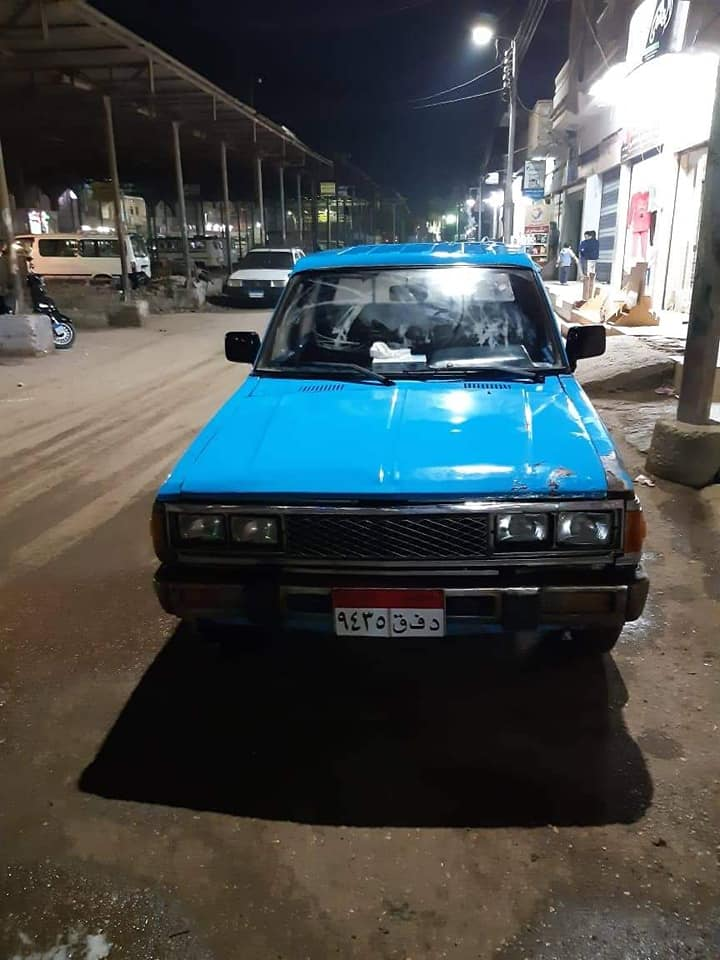
#> input picture data/Vehicles/0036.jpg, 720 x 960 px, given in place of 0001.jpg, which was not available
$ python testing_photos.py   (older library calls are emulated)
#> lines starting #> are read from the running program, lines starting #| are printed output that depends on the picture; after the words box and inside, x2 and y2 are one past the last pixel; in counts of white or black regions, pixels touching at a corner belong together; pictures that were not available may be replaced by others from this repository, and a replacement may not be noted
import cv2
from matplotlib import pyplot as plt
import numpy as np
import imutils
import easyocr
from skimage.segmentation import clear_border


minAR=1.2
maxAR=4.3
minArea = 600
maxArea = 8000


def plot_images(img1, img2, title1="Original", title2="Gray"):
    plt.figure(figsize=[7,7])

    plt.subplot(1, 2, 1)  # 1 row, 2 columns, 1st subplot = original image
    plt.imshow(img1, cmap="gray")
    plt.title(title1)
    plt.xticks([]), plt.yticks([])  # to hide tick values on X and Y axis

    plt.subplot(1, 2, 2)  # 1 row, 2 columns, 2nd subplot = gray image
    plt.imshow(img2, cmap="gray")
    plt.title(title2)
    plt.xticks([]), plt.yticks([])  # to hide tick values on X and Y axis

    plt.show()

# [8 lines left out: function draw_contours, not called in this run]


for i in range(1,20):
    filename = 'Vehicles/{:04d}.jpg'.format(i)
#filename = 'Vehicles/0004.jpg'
    image = cv2.imread(filename)
#> image is the input picture: shape (960, 720, 3); mean B, G, R 79.7, 78.9, 72.9
    image = cv2.bilateralFilter(image, d=5, sigmaColor=80, sigmaSpace=80)
    #resize image to 1024 width
    # scale_factor = 1024 / image.shape[1]
    # image = cv2.resize(image, (0, 0), fx=scale_factor, fy=scale_factor)
    gray_1 = cv2.cvtColor(image, cv2.COLOR_BGR2GRAY)

    clahe = cv2.createCLAHE(clipLimit=2, tileGridSize=(15, 10))
    gray=clahe.apply(gray_1)

    #plot_images(gray_1,gray,"gray","after histogramequalization")

    radius = 15
    disk_kernel = cv2.getStructuringElement(cv2.MORPH_ELLIPSE, (2*radius+1, 2*radius+1), (radius, radius))
    opened_image = cv2.morphologyEx(gray, cv2.MORPH_OPEN, disk_kernel)

    subtracted_image = cv2.subtract(gray, opened_image)
    #plot_images(gray,subtracted_image,"gray","Remainder of opening")
    """ perform a blackhat morphological operation to reveal dark characters (letters, digits, and symbols)
        against light backgrounds (the license plate itself)"""
    rectKern = cv2.getStructuringElement(cv2.MORPH_RECT, (21, 7))
    blackhat = cv2.morphologyEx(gray, cv2.MORPH_BLACKHAT, rectKern)
    #plot_images(image,blackhat,"image","blackhat")


    """ find regions in the image that are light and may contain license plate characters
    find regions in the image that are light and may contain license plate characters """
    squareKern = cv2.getStructuringElement(cv2.MORPH_RECT, (3, 10))
    light = cv2.morphologyEx(subtracted_image, cv2.MORPH_CLOSE, squareKern)
    light = cv2.threshold(light, 0, 255,cv2.THRESH_BINARY+cv2.THRESH_OTSU)[1]
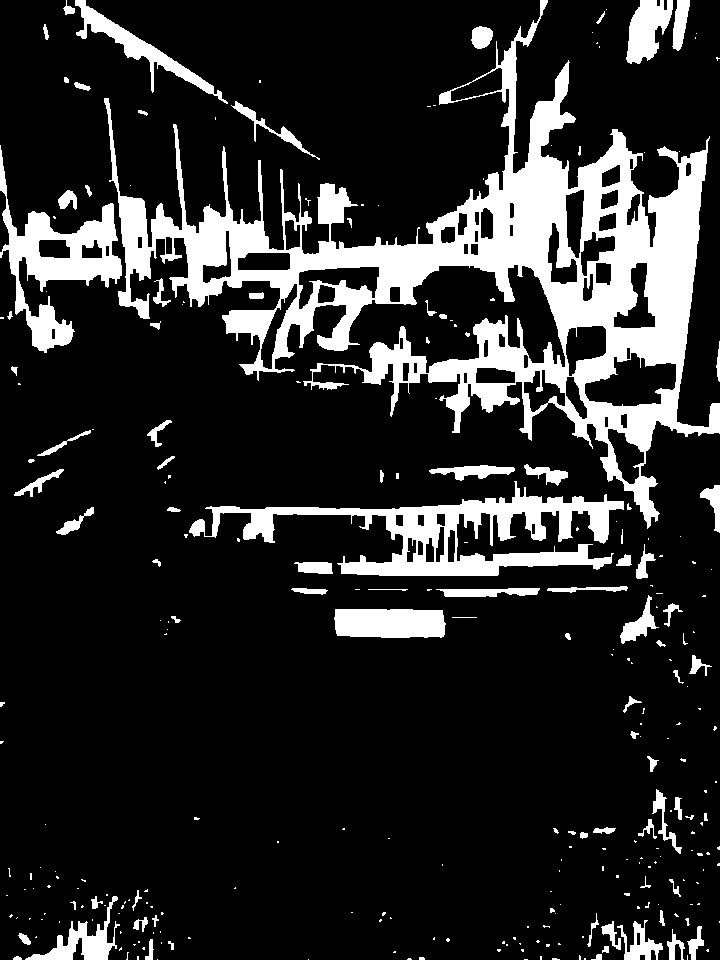
#> light: shape (960, 720); 16.4% white; 280 white regions (192 under 20 px), largest, box (x1, y1, x2, y2) and area: (104, 0, 720, 529) 70987, (189, 481, 624, 576) 13025, (0, 145, 122, 353) 7330
    #plot_images(gray,light,"gray","white in image")


    """ detect edges in the image and emphasize the boundaries of
    the characters in the license plate"""
    gradX = cv2.Sobel(blackhat, ddepth=cv2.CV_32F,dx=1, dy=0, ksize=-1)
    #gradX= cv2.Canny(blackhat, 20,130 )
    gradX = np.absolute(gradX)
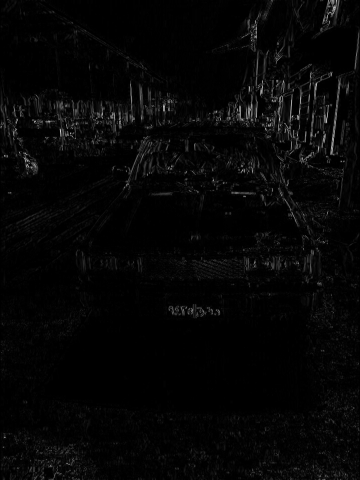
#> gradX: shape (960, 720) float32 (shown at 1/2 size); min 0, max 3575, mean 87.3; drawn with min black and max white
    (minVal, maxVal) = (np.min(gradX), np.max(gradX))
#> minVal = 0; maxVal = 3575
    gradX = 255 * ((gradX - minVal) / (maxVal - minVal))
    gradX = gradX.astype("uint8")

    #plot_images(gray,gradX,"gray"," x-axis edges")
    """smooth to group the regions that may contain boundaries to license plate characters"""

    gradX = cv2.GaussianBlur(gradX, (7,5), 0)
    gradX = cv2.morphologyEx(gradX, cv2.MORPH_CLOSE,rectKern)
    thresh = cv2.threshold(gradX,0, 255,cv2.THRESH_BINARY | cv2.THRESH_OTSU)[1]
#> thresh: shape (960, 720); 10.9% white; 112 white regions (61 under 20 px), largest, box (x1, y1, x2, y2) and area: (378, 22, 699, 468) 35239, (47, 165, 355, 301) 15272, (224, 272, 430, 379) 5132

    #plot_images(gray,thresh,"gray","thresholded")

    """ there are many other large white regions as well
        perform a series of erosions and dilations in an attempt to denoise
    """
    thresh = cv2.erode(thresh, None, iterations=2)   #Ziad: iterations=5
#> thresh: shape (960, 720); 7.8% white; 56 white regions (25 under 20 px), largest, box (x1, y1, x2, y2) and area: (381, 87, 697, 447) 25926, (51, 171, 347, 287) 11645, (252, 275, 345, 357) 3348
    thresh = cv2.dilate(thresh, None, iterations=2)
#> thresh: shape (960, 720); 10.3% white; 51 white regions (1 under 20 px), largest, box (x1, y1, x2, y2) and area: (379, 85, 699, 449) 31537, (49, 169, 349, 289) 14013, (250, 273, 347, 359) 4340

    #plot_images(gray,thresh,"gray","thresholded after erode dilate")

    """
    light image serves as our mask for a bitwise-AND between the thresholded result and
    the light regions of the image to reveal the license plate candidates.
    follow with a couple of dilations and an erosion
    to fill holes and clean up the image
        """
    thresh = cv2.bitwise_and(thresh, thresh, mask=light)
#> thresh: shape (960, 720); 6.3% white; 131 white regions (59 under 20 px), largest, box (x1, y1, x2, y2) and area: (426, 102, 699, 367) 19249, (118, 169, 269, 289) 5478, (0, 207, 60, 289) 1696
    thresh = cv2.dilate(thresh, None, iterations=2)
#> thresh: shape (960, 720); 10.2% white; 80 white regions, largest, box (x1, y1, x2, y2) and area: (424, 21, 701, 369) 28357, (64, 167, 271, 302) 9314, (245, 271, 349, 381) 4154
    thresh = cv2.erode(thresh, None, iterations=1)
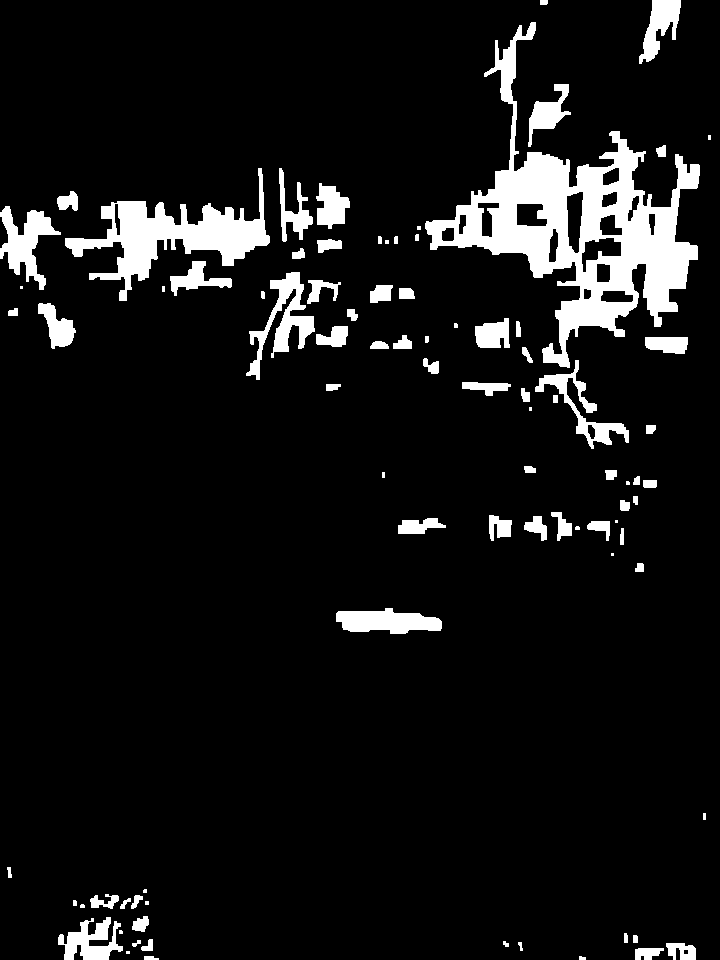
#> thresh: shape (960, 720); 8.4% white; 88 white regions (17 under 20 px)

    #plot_images(gray,thresh,"gray","After anding with light and closing")

    """
        show me all contours
    """
    # all_Contours=draw_contours(thresh.copy(),image.copy())
    # plot_images(image,all_Contours,"image","all contours")

    """
    find more relative contour

    """
    cnts = cv2.findContours(thresh.copy(), cv2.RETR_EXTERNAL, cv2.CHAIN_APPROX_SIMPLE)
#> cnts = 88 contours, 24 with area under 20; largest, box (x1, y1, x2, y2) and area: (425, 22, 700, 368) 27961, (65, 168, 270, 301) 7663, (246, 272, 315, 380) 2058, (0, 206, 61, 290) 1966, (336, 608, 442, 634) 1798
    cnts = imutils.grab_contours(cnts)
    cnts = sorted(cnts, key=cv2.contourArea, reverse=True)[:20]
#> cnts = 20 contours; largest, box (x1, y1, x2, y2) and area: (425, 22, 700, 368) 27961, (65, 168, 270, 301) 7663, (246, 272, 315, 380) 2058, (0, 206, 61, 290) 1966, (336, 608, 442, 634) 1798
    contour_image = image.copy()
    #cv2.drawContours(contour_image, cnts, -1, (255, 0, 0), 3)
    #plot_images(image, contour_image, "image", "all contours")


    lpCnt = None
    roi = None
    main_contours = [] # list of contours that match the aspect ratio
    for c in cnts:
        area = cv2.contourArea(c)
        (x, y, w, h) = cv2.boundingRect(c)
        cv2.rectangle(contour_image, (x, y), (x + w, y + h), (0, 0, 255), 2)
        area_ratio = area / (w*h)
        ar = w / float(h)
        if minAR <= ar <= maxAR and 10<= h <=54  and minArea <= w*h <= maxArea:
            lpCnt = c
            licensePlate = gray[y:y + h, x:x + w]
            #roi = cv2.threshold(licensePlate, 0, 255,cv2.THRESH_BINARY_INV | cv2.THRESH_OTSU)[1]
            main_contours.append(c)
#> this loop made 20 passes
#> (area, x, y, w, h, area_ratio, ar) on passes 1 to 8: (27961, 425, 22, 275, 346, 0.294, 0.795), (7663, 65, 168, 205, 133, 0.281, 1.54), (2058.5, 246, 272, 69, 108, 0.276, 0.639), (1966.5, 0, 206, 61, 84, 0.384, 0.726), (1797.5, 336, 608, 106, 26, 0.652, 4.08), (1536.5, 535, 360, 94, 89, 0.184, 1.06), (1305.5, 58, 917, 65, 43, 0.467, 1.51), (1210.5, 639, 0, 42, 64, 0.45, 0.656)
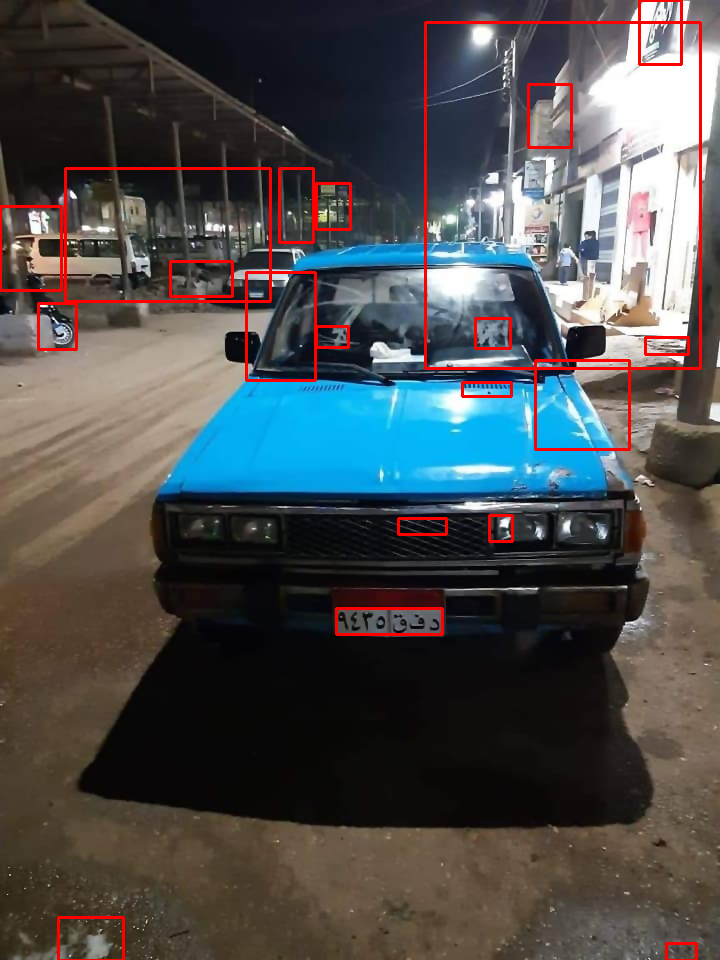
#> contour_image: shape (960, 720, 3); mean B, G, R 77.5, 76.7, 76.7
#> after the loop, main_contours = 7 contours; box (x1, y1, x2, y2) and area: (336, 608, 442, 634) 1798, (58, 917, 123, 960) 1306, (170, 261, 232, 296) 773, (645, 337, 688, 354) 564, (398, 518, 446, 534) 444, (316, 326, 348, 347) 412, (462, 382, 511, 396) 342
    #main_contours = sorted(main_contours, key=cv2.contourArea, reverse=True)[:5]
    #print("main_contours size",len(main_contours))
    img_copy = image.copy()
    for c in main_contours:
        area = cv2.contourArea(c)
        (x, y, w, h) = cv2.boundingRect(c)
        cv2.rectangle(img_copy, (x, y), (x + w, y + h), (0, 0, 255), 2)
#> this loop made 7 passes
#> (area, x, y, w, h) on passes 1 to 7: (1797.5, 336, 608, 106, 26), (1305.5, 58, 917, 65, 43), (773, 170, 261, 62, 35), (564.5, 645, 337, 43, 17), (444, 398, 518, 48, 16), (412, 316, 326, 32, 21), (342.5, 462, 382, 49, 14)
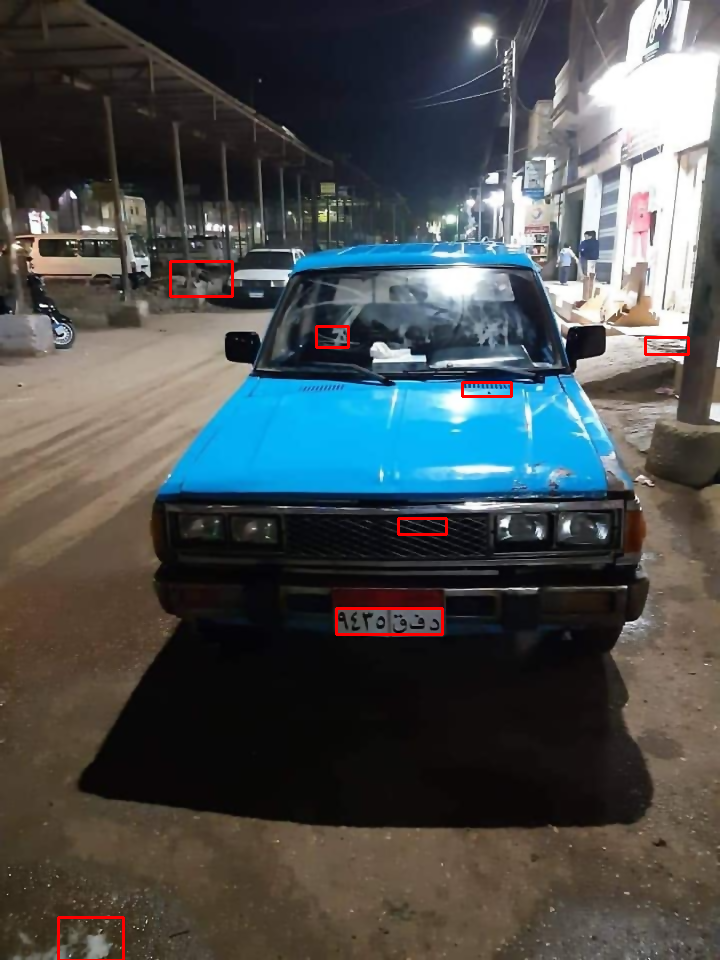
#> img_copy: shape (960, 720, 3); mean B, G, R 79.3, 78.5, 73.7
    plot_images(image,contour_image,"Original Image", "All Contours")
    plot_images(image, img_copy, "Original Image", "Contours matching the aspect ratio")
    ######################################################################
    most_rectangular_contour = None
    min_diff = float('inf')
    last_contour = []
    x_final = 0
    y_final = 0
    w_final = 0
    h_final = 0
    # Iterate over the contours
    for c in main_contours:
        # Calculate the bounding rectangle
        x, y, w, h = cv2.boundingRect(c)
        # Calculate the aspect ratio of the bounding rectangle
        ar = w / float(h)
        # Calculate the difference between the aspect ratio of the bounding rectangle and the aspect ratio of a perfect rectangle
        diff = abs(ar -3.5)
        # If this difference is smaller than the smallest difference we've seen so far, update the most rectangular contour and the smallest difference
        if diff < min_diff:
            most_rectangular_contour = c
            min_diff = diff
            x_final = x
            y_final = y
            w_final = w
            h_final = h
#> this loop made 7 passes
#> (x, y, w, h, ar, diff, min_diff, x_final) on passes 1, 5, 7: (336, 608, 106, 26, 4.08, 0.577, 0.577, 336), (398, 518, 48, 16, 3, 0.5, 0.5, 398), (462, 382, 49, 14, 3.5, 0, 0, 462)
#> after the loop, h_final = 14; min_diff = 0; most_rectangular_contour = contour of 20 points, box (x1, y1, x2, y2) (462, 382, 511, 396), area 342; w_final = 49; x_final = 462; y_final = 382
    last_contour.append(most_rectangular_contour)
    licensePlate = gray[y_final:y_final + h_final, x_final:x_final + w_final]
    # Now most_rectangular_contour is the contour with the most rectangular shape
    ######################################################################
    if (licensePlate != None).any():
        plot_images(image,licensePlate,"image","licensePlate")
#> call 3 of plot_images, with img2 = array of shape (14, 49), title1 = 'image', title2 = 'licensePlate'
#> in plot_images (call 3), `plt.show()`:
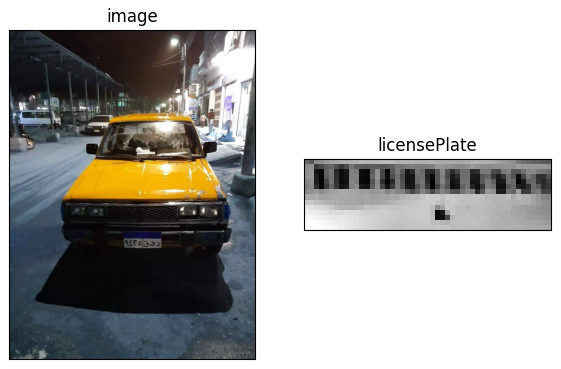
#> figure drawn by matplotlib, 2 panels; B, G, R data is drawn as R, G, B
#> pass 2 of the loop `for i in range(1,20):`:
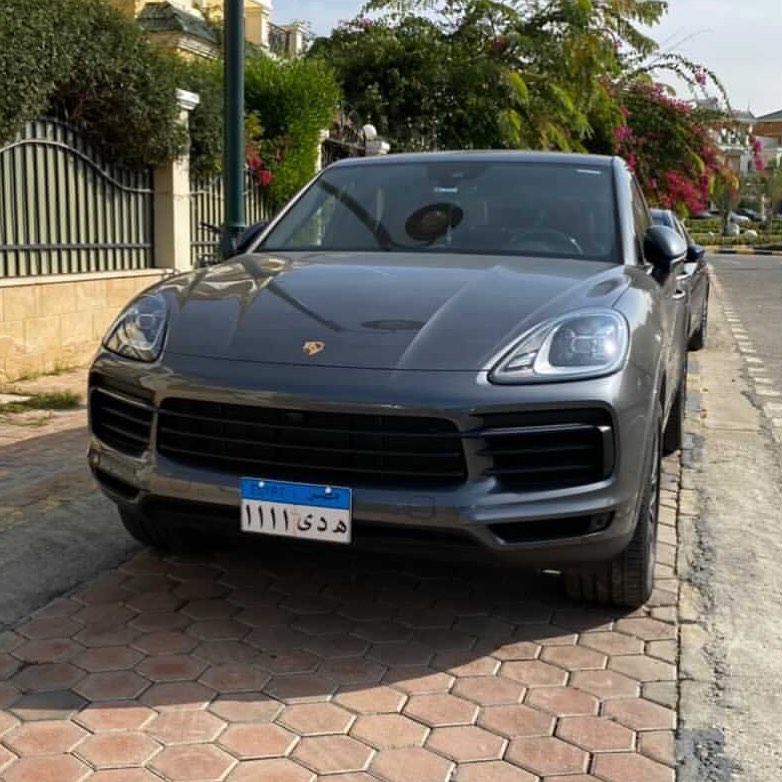
#> input picture data/Vehicles/0052.jpg, 782 x 782 px, given in place of 0002.jpg, which was not available
#> image is the input picture: shape (782, 782, 3); mean B, G, R 88.1, 97.4, 101
#> gray_1: shape (782, 782)
#> gray: shape (782, 782)
#> opened_image: shape (782, 782)
#> subtracted_image: shape (782, 782)
#> blackhat: shape (782, 782)
#> squareKern = [[1, 1, 1], [1, 1, 1], [1, 1, 1], [1, 1, 1], [1, 1, 1], [1, 1, 1], [1, 1, 1], [1, 1, 1], [1, 1, 1], [1, 1, 1]]
#> `gradX = np.absolute(gradX)`:
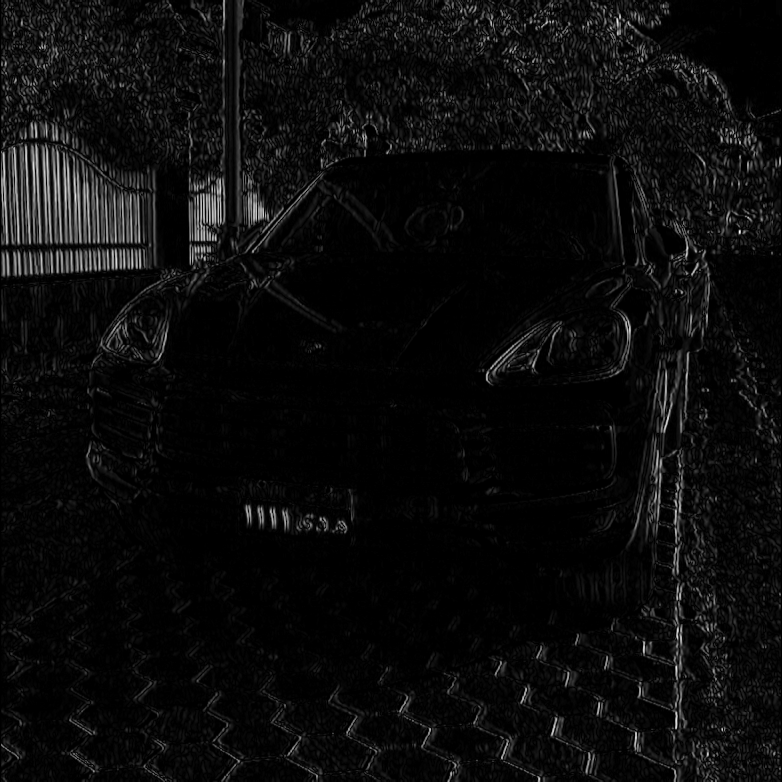
#> gradX: shape (782, 782) float32; min 0, max 3470, mean 166; drawn with min black and max white
#> maxVal = 3470
#> `thresh = cv2.erode(thresh, None, iterations=1)`:
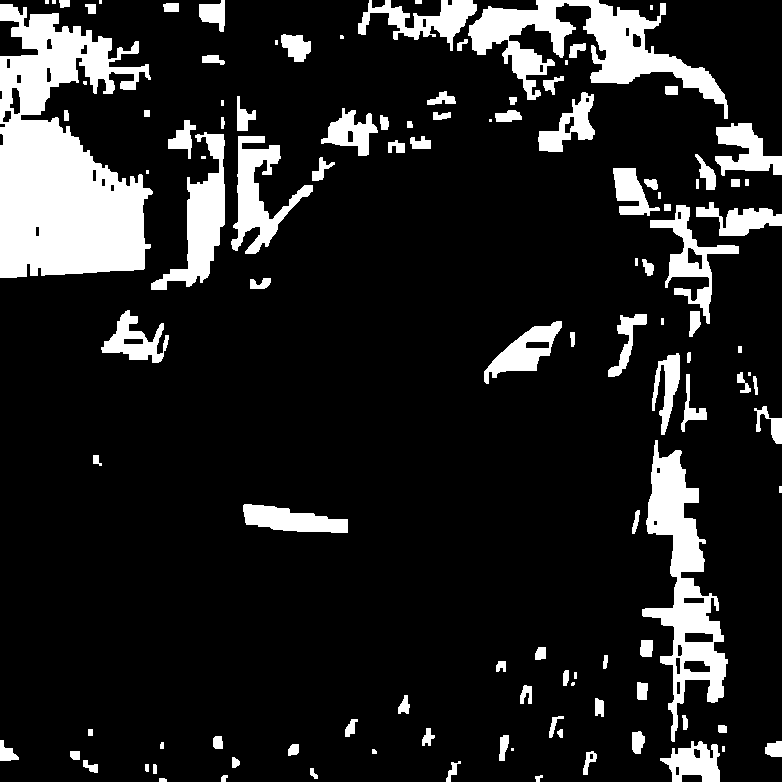
#> thresh: shape (782, 782); 14% white; 117 white regions (16 under 20 px)
#> `cnts = cv2.findContours(thresh.copy(), cv2.RETR_EXTERNAL, cv2.CHAIN_AP..`: cnts = 117 contours, 28 with area under 20; largest, box (x1, y1, x2, y2) and area: (0, 4, 153, 278) 26234, (468, 0, 728, 119) 9560, (642, 440, 728, 742) 9476, (151, 132, 225, 290) 3960, (231, 136, 313, 254) 3225
#> `cnts = sorted(cnts, key=cv2.contourArea, reverse=True)[:20]`: cnts = 20 contours; largest, box (x1, y1, x2, y2) and area: (0, 4, 153, 278) 26234, (468, 0, 728, 119) 9560, (642, 440, 728, 742) 9476, (151, 132, 225, 290) 3960, (231, 136, 313, 254) 3225
#> the loop `for c in cnts:` made 20 passes
#> (area, x, y, w, h, area_ratio, ar) on passes 1 to 4: (26233.5, 0, 4, 153, 274, 0.626, 0.558), (9560.5, 468, 0, 260, 119, 0.309, 2.18), (9476, 642, 440, 86, 302, 0.365, 0.285), (3960.5, 151, 132, 74, 158, 0.339, 0.468)
#> after the loop `for c in cnts:`: main_contours = 6 contours; box (x1, y1, x2, y2) and area: (358, 0, 477, 51) 2153, (243, 504, 348, 533) 1826, (715, 123, 782, 176) 1774, (101, 310, 169, 363) 1512, (660, 741, 720, 782) 1470, (696, 202, 782, 236) 1304
#> the loop `for c in main_contours:` made 6 passes
#> (area, x, y, w, h) on passes 1 to 4: (2153, 358, 0, 119, 51), (1825.5, 243, 504, 105, 29), (1774.5, 715, 123, 67, 53), (1512, 101, 310, 68, 53)
#> the loop `for c in main_contours:` made 6 passes
#> (x, y, w, h, ar, diff, min_diff, x_final) on passes 1 to 2: (358, 0, 119, 51, 2.33, 1.17, 1.17, 358), (243, 504, 105, 29, 3.62, 0.121, 0.121, 243)
#> after the loop `for c in main_contours:`: h_final = 29; min_diff = 0.121; most_rectangular_contour = contour of 44 points, box (x1, y1, x2, y2) (243, 504, 348, 533), area 1826; w_final = 105; x_final = 243; y_final = 504
#> (the run stopped early here; a loop or call above may not have finished)
